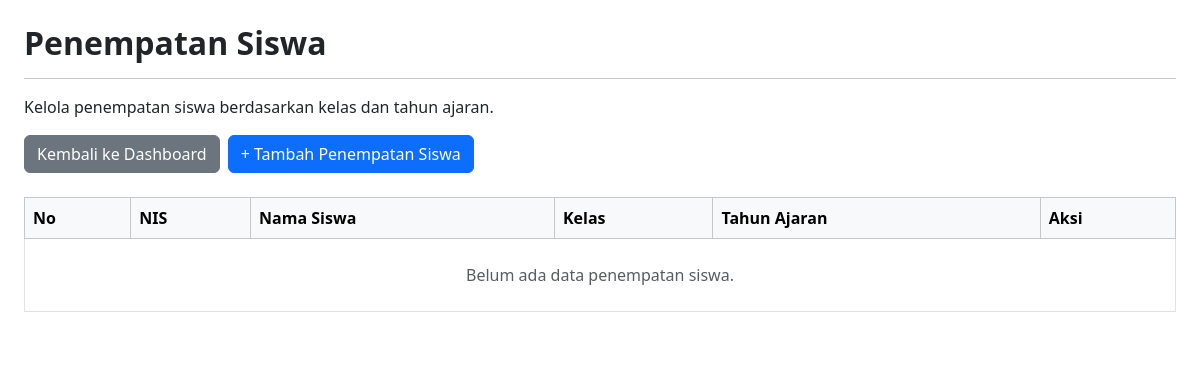
Page /kelola_penempatan_siswa.php (signed in) on the earlier database version.
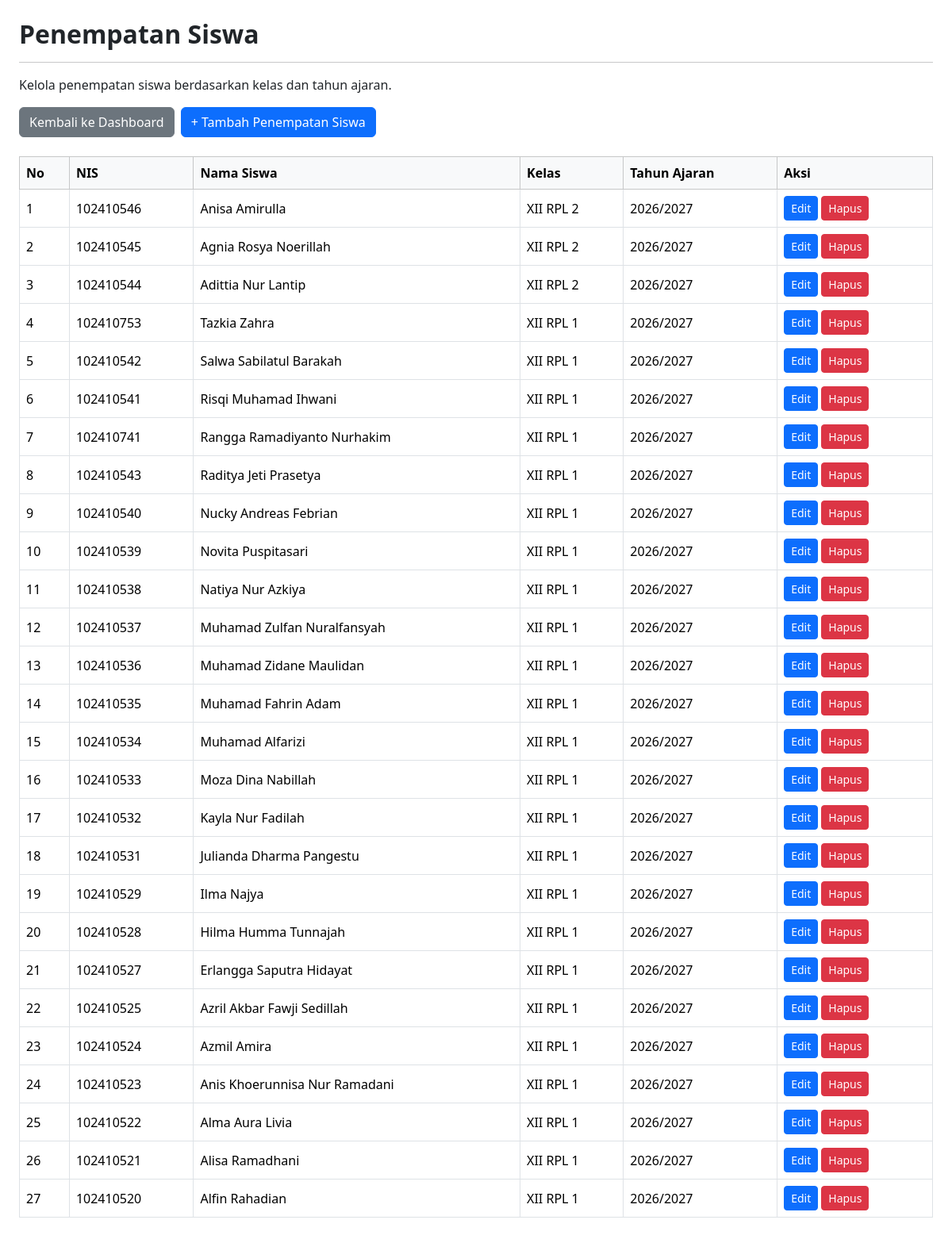
Same page on the later database version.
### tables this page shows
CREATE TABLE `t_kelas_siswa` (
  `id` int(11) NOT NULL,
  `siswa_id` int(11) DEFAULT NULL,
  `tahun_ajaran_id` int(11) DEFAULT NULL,
  `kelas_id` int(11) DEFAULT NULL,
  `tanggal_mulai` date NOT NULL,
  `tanggal_selesai` date NOT NULL,
  `status_aktif` tinyint(1) NOT NULL,
  `created_at` timestamp NOT NULL DEFAULT current_timestamp(),
  `updated_at` timestamp NOT NULL DEFAULT current_timestamp()
);

CREATE TABLE `t_siswa` (
  `id` int(11) NOT NULL,
  `nis` varchar(30) DEFAULT NULL,
  `nisn` varchar(20) NOT NULL,
  `nama` varchar(150) DEFAULT NULL,
  `jenis_kelamin` char(1) NOT NULL,
  `tanggal_lahir` date NOT NULL,
  `alamat` text NOT NULL,
  `status_aktif` tinyint(1) NOT NULL,
  `created_at` timestamp NOT NULL DEFAULT current_timestamp(),
  `updated_at` timestamp NOT NULL DEFAULT current_timestamp()
);

CREATE TABLE `t_kelas` (
  `id` int(11) NOT NULL,
  `nama` varchar(100) DEFAULT NULL,
  `tingkat` varchar(20) NOT NULL,
  `jurusan` varchar(100) NOT NULL,
  `tahun_ajaran_id` int(11) DEFAULT NULL,
  `status_aktif` tinyint(1) NOT NULL,
  `created_at` timestamp NOT NULL DEFAULT current_timestamp(),
  `updated_at` timestamp NOT NULL DEFAULT current_timestamp()
);

CREATE TABLE `t_tahun_ajaran` (
  `id` int(11) NOT NULL,
  `nama` varchar(20) DEFAULT NULL,
  `tanggal_mulai` date NOT NULL,
  `tanggal_selesai` date NOT NULL,
  `status_aktif` tinyint(1) NOT NULL,
  `created_at` timestamp NOT NULL DEFAULT current_timestamp(),
  `updated_at` timestamp NOT NULL DEFAULT current_timestamp()
);

### kelola_penempatan_siswa.php (the view, shortened to what this page needs)
<?php
include 'config/koneksi.php';
$embed = isset($_GET['embed']) && $_GET['embed'] === '1';
$sql = "
    SELECT
        ks.id,
        s.nis,
        s.nama AS nama_siswa,
        k.nama AS nama_kelas,
        ta.nama AS tahun_ajaran
    FROM t_kelas_siswa ks
    LEFT JOIN t_siswa s ON ks.siswa_id = s.id
    LEFT JOIN t_kelas k ON ks.kelas_id = k.id
    LEFT JOIN t_tahun_ajaran ta ON ks.tahun_ajaran_id = ta.id
    ORDER BY ks.id DESC
";
$query = mysqli_query($koneksi, $sql);
function e($value) {
    return htmlspecialchars((string) $value, ENT_QUOTES, 'UTF-8');
}
?>
<?php if (!$embed): ?>
<!DOCTYPE html>
<html lang="id">
<head>
    <link href="https://cdn.jsdelivr.net/npm/bootstrap@5.3.3/dist/css/bootstrap.min.css" rel="stylesheet">
    <link href="https://cdn.datatables.net/2.3.4/css/dataTables.bootstrap5.min.css" rel="stylesheet">
</head>
<body>
<?php else: ?>
<link href="https://cdn.datatables.net/2.3.4/css/dataTables.bootstrap5.min.css" rel="stylesheet">
<?php endif; ?>
<div class="container-fluid p-3 p-md-4 bg-white">
    <h2 class="fw-bold mb-3">Penempatan Siswa</h2>
    <hr>
    <p>Kelola penempatan siswa berdasarkan kelas dan tahun ajaran.</p>
    <div class="d-flex flex-wrap gap-2 mb-4">
        <a href="dashboard.php?embed=1"
           class="btn btn-secondary"
           onclick="return kembaliDashboard(event)">
            Kembali ke Dashboard
        </a>
        <a href="tambah_penempatan_siswa.php<?= $embed ? '?embed=1' : '' ?>"
           class="btn btn-primary">
            + Tambah Penempatan Siswa
        </a>
    </div>
    <div class="table-responsive">
        <table id="tabelPenempatanSiswa"
               class="table table-bordered table-hover align-middle w-100">
            <thead class="table-light">
                <tr>
                    <th>No</th>
                    <th>NIS</th>
                    <th>Nama Siswa</th>
                    <th>Kelas</th>
                    <th>Tahun Ajaran</th>
                    <th>Aksi</th>
                </tr>
            </thead>
            <tbody>
                <?php
                $no = 1;
                if (mysqli_num_rows($query) > 0):
                    while ($row = mysqli_fetch_assoc($query)):
                ?>
                    <tr>
                        <td><?= $no++ ?></td>
                        <td><?= e($row['nis'] ?? '-') ?></td>
                        <td><?= e($row['nama_siswa'] ?? '-') ?></td>
                        <td><?= e($row['nama_kelas'] ?? '-') ?></td>
                        <td><?= e($row['tahun_ajaran'] ?? '-') ?></td>
                        <td>
                            <div class="d-flex flex-wrap gap-1">
                                <a class="btn btn-sm btn-primary" href="edit_penempatan_siswa.php?id=<?= (int)$row['id'] ?><?= $embed ? '&embed=1' : '' ?>">Edit</a>
                                <form method="post" action="hapus_penempatan_siswa.php" onsubmit="return confirm('Yakin ingin menghapus penempatan siswa ini?')">
                                    <button class="btn btn-sm btn-danger" type="submit">Hapus</button>
                                </form>
                            </div>
                        </td>
                    </tr>
                <?php
                    endwhile;
                else:
                ?>
                    <tr>
                        <td colspan="6" class="text-center text-muted py-4">
                            Belum ada data penempatan siswa.
                        </td>
                    </tr>
                <?php endif; ?>
            </tbody>
        </table>
    </div>
</div>
<?php if (!$embed): ?>
</body>
</html>
<?php endif; ?>

Differences in the rows shown:
added t_kelas_siswa: siswa.nis "102410546", siswa.nama "Anisa Amirulla", kelas.nama "XII RPL 2", tahun_ajaran.nama "2026/2027"
added t_kelas_siswa: siswa.nis "102410545", siswa.nama "Agnia Rosya Noerillah", kelas.nama "XII RPL 2", tahun_ajaran.nama "2026/2027"
added t_kelas_siswa: siswa.nis "102410544", siswa.nama "Adittia Nur Lantip", kelas.nama "XII RPL 2", tahun_ajaran.nama "2026/2027"
added t_kelas_siswa: siswa.nis "102410753", siswa.nama "Tazkia Zahra", kelas.nama "XII RPL 1", tahun_ajaran.nama "2026/2027"
added t_kelas_siswa: siswa.nis "102410542", siswa.nama "Salwa Sabilatul Barakah", kelas.nama "XII RPL 1", tahun_ajaran.nama "2026/2027"
added t_kelas_siswa: siswa.nis "102410541", siswa.nama "Risqi Muhamad Ihwani", kelas.nama "XII RPL 1", tahun_ajaran.nama "2026/2027"
added t_kelas_siswa: siswa.nis "102410741", siswa.nama "Rangga Ramadiyanto Nurhakim", kelas.nama "XII RPL 1", tahun_ajaran.nama "2026/2027"
added t_kelas_siswa: siswa.nis "102410543", siswa.nama "Raditya Jeti Prasetya", kelas.nama "XII RPL 1", tahun_ajaran.nama "2026/2027"
added t_kelas_siswa: siswa.nis "102410540", siswa.nama "Nucky Andreas Febrian", kelas.nama "XII RPL 1", tahun_ajaran.nama "2026/2027"
added t_kelas_siswa: siswa.nis "102410539", siswa.nama "Novita Puspitasari", kelas.nama "XII RPL 1", tahun_ajaran.nama "2026/2027"
added t_kelas_siswa: siswa.nis "102410538", siswa.nama "Natiya Nur Azkiya", kelas.nama "XII RPL 1", tahun_ajaran.nama "2026/2027"
added t_kelas_siswa: siswa.nis "102410537", siswa.nama "Muhamad Zulfan Nuralfansyah", kelas.nama "XII RPL 1", tahun_ajaran.nama "2026/2027"
added t_kelas_siswa: siswa.nis "102410536", siswa.nama "Muhamad Zidane Maulidan", kelas.nama "XII RPL 1", tahun_ajaran.nama "2026/2027"
added t_kelas_siswa: siswa.nis "102410535", siswa.nama "Muhamad Fahrin Adam", kelas.nama "XII RPL 1", tahun_ajaran.nama "2026/2027"
added t_kelas_siswa: siswa.nis "102410534", siswa.nama "Muhamad Alfarizi", kelas.nama "XII RPL 1", tahun_ajaran.nama "2026/2027"
added t_kelas_siswa: siswa.nis "102410533", siswa.nama "Moza Dina Nabillah", kelas.nama "XII RPL 1", tahun_ajaran.nama "2026/2027"
added t_kelas_siswa: siswa.nis "102410532", siswa.nama "Kayla Nur Fadilah", kelas.nama "XII RPL 1", tahun_ajaran.nama "2026/2027"
added t_kelas_siswa: siswa.nis "102410531", siswa.nama "Julianda Dharma Pangestu", kelas.nama "XII RPL 1", tahun_ajaran.nama "2026/2027"
added t_kelas_siswa: siswa.nis "102410529", siswa.nama "Ilma Najya", kelas.nama "XII RPL 1", tahun_ajaran.nama "2026/2027"
added t_kelas_siswa: siswa.nis "102410528", siswa.nama "Hilma Humma Tunnajah", kelas.nama "XII RPL 1", tahun_ajaran.nama "2026/2027"
added t_kelas_siswa: siswa.nis "102410527", siswa.nama "Erlangga Saputra Hidayat", kelas.nama "XII RPL 1", tahun_ajaran.nama "2026/2027"
added t_kelas_siswa: siswa.nis "102410525", siswa.nama "Azril Akbar Fawji Sedillah", kelas.nama "XII RPL 1", tahun_ajaran.nama "2026/2027"
added t_kelas_siswa: siswa.nis "102410524", siswa.nama "Azmil Amira", kelas.nama "XII RPL 1", tahun_ajaran.nama "2026/2027"
added t_kelas_siswa: siswa.nis "102410523", siswa.nama "Anis Khoerunnisa Nur Ramadani", kelas.nama "XII RPL 1", tahun_ajaran.nama "2026/2027"
added t_kelas_siswa: siswa.nis "102410522", siswa.nama "Alma Aura Livia", kelas.nama "XII RPL 1", tahun_ajaran.nama "2026/2027"
added t_kelas_siswa: siswa.nis "102410521", siswa.nama "Alisa Ramadhani", kelas.nama "XII RPL 1", tahun_ajaran.nama "2026/2027"
added t_kelas_siswa: siswa.nis "102410520", siswa.nama "Alfin Rahadian", kelas.nama "XII RPL 1", tahun_ajaran.nama "2026/2027"
Other differences:
text no longer shown: "Belum ada data penempatan siswa."
